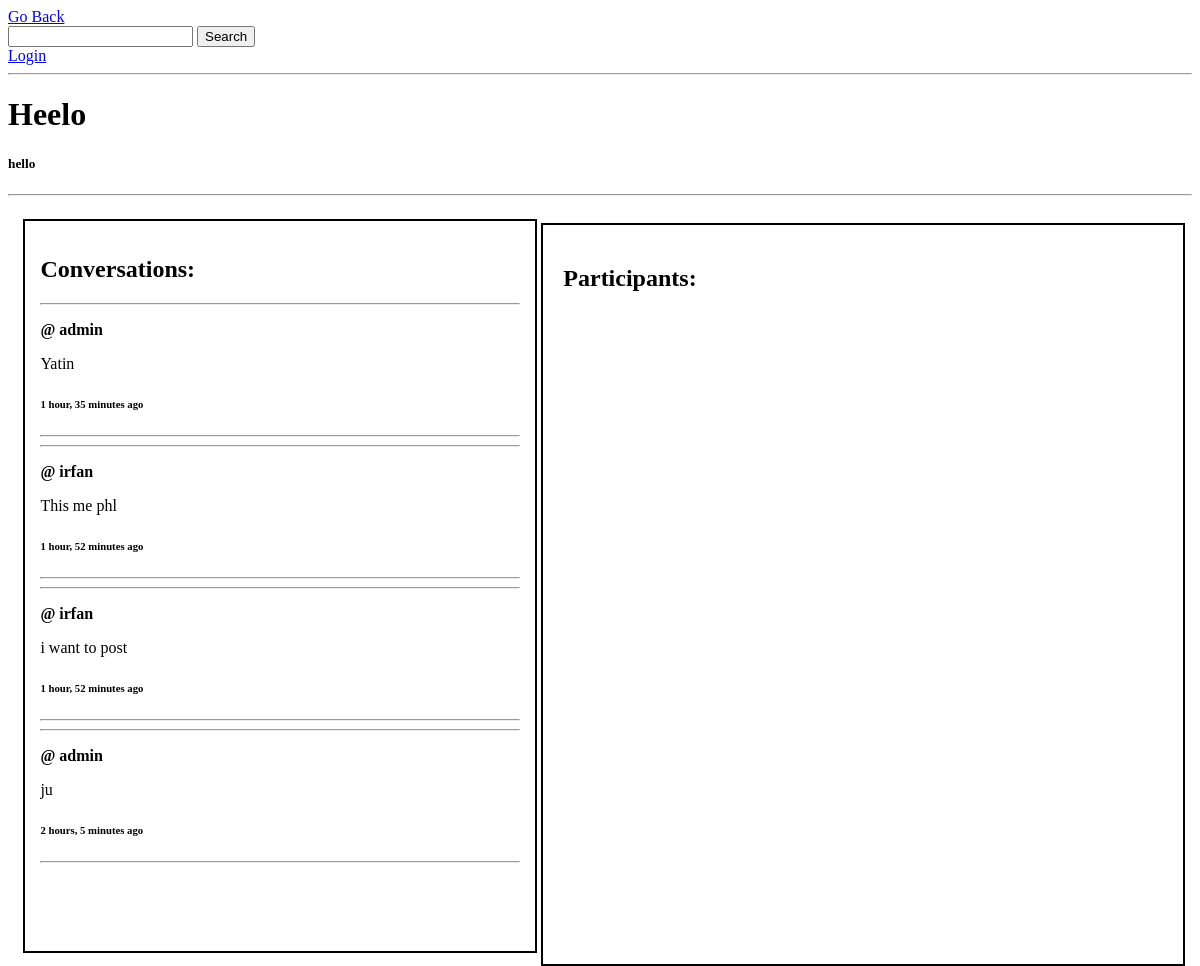
The app's page /room/16/ with its own data.
### home/models.py (models this page shows, shortened)
class Room(models.Model):
    host=models.ForeignKey(User,on_delete=models.SET_NULL,null=True)
    topic=models.ForeignKey(Topic, on_delete=models.SET_NULL,null=True)
    name=models.CharField(max_length=50)
    desc=models.TextField(null=True,blank=True)
    updated=models.DateTimeField(auto_now=True)
    created=models.DateTimeField(auto_now_add=True)
    class Meta:
        ordering=['-updated','-created']

class Message(models.Model):
    user=models.ForeignKey(User,on_delete=models.CASCADE)
    room=models.ForeignKey(Room, on_delete=models.CASCADE)
    body=models.TextField()
    updated=models.DateTimeField(auto_now=True)
    created=models.DateTimeField(auto_now_add=True)

### home/views.py (the view)
# urls.py: path('room/<str:pk>/', views.room,name="room"),
def room(request,pk):
    room=Room.objects.get(id=pk)
    if request.method=="POST":
        message=request.POST.get('message')
        Message.objects.create(user=request.user,room=room,body=message)
        return redirect('room',pk=room.id)
    messages=room.message_set.all().order_by('-created')
    context={'room':room,'messages':messages}
    return render(request,'home/room.html',context)

### home/templates/home/room.html (shortened to what this page needs)
{% extends 'main.html' %}
{% block content %}
<p><h1>{{room.name}}</h1></p>
<p><h5>{{room.desc}}</h5></p>
<hr>
<div class="room_container">
    <div class="room_messages">
        <h2> Conversations:</h2>
        {% for message in messages  %}
        <div>
            <hr>
            <p><strong> @ {{message.user}} </strong></p>
            <p> {{message.body}} </p>
            <p> <h6> {{message.created|timesince}} ago </h6></p>
            <hr>
        </div>
        {% endfor %}
    </div>
    <div class="room_participants">
            <h2> Participants: </h2>
    </div>
</div>
{% endblock content %}

### home/templates/home/room.html (style rules this page uses)
.room_container { display:grid; grid-template-columns: 1fr 1fr; width:92vw; }
.room_participants { border:2px solid black; height:100%; width:50vw; margin:3%; padding:20px; }
.room_messages { border:2px solid black; height:100%; width:40vw; margin:3%; padding:15px; }

### records on screen
Room: name "Heelo", desc "hello"
Message: user "admin", body "Yatin", created "1 hour, 35 minutes"
Message: user "irfan", body "This me phl", created "1 hour, 52 minutes"
Message: user "irfan", body "i want to post", created "1 hour, 52 minutes"
Message: user "admin", body "ju", created "2 hours, 5 minutes"
